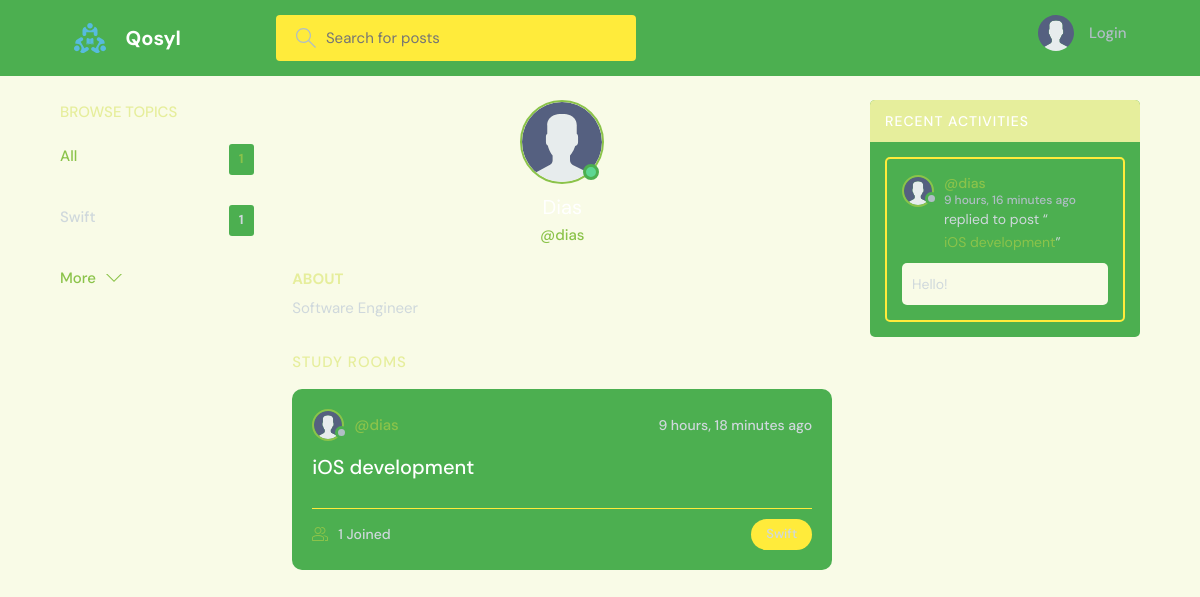
The app's page /profile/2/ with its own data.
### users/models.py (models this page shows, shortened)
class Topic(models.Model):
    name = models.CharField(max_length=200)

class User(AbstractUser):
    name = models.CharField(max_length=200, null=True)
    email = models.EmailField(unique=True, null=True)
    bio = models.TextField(null=True)
    avatar = models.ImageField(null=True, default="avatar.svg")
    USERNAME_FIELD = 'email'
    REQUIRED_FIELDS = []

### rooms/models.py (models this page shows)
class Room(models.Model):
    host = models.ForeignKey(settings.AUTH_USER_MODEL, on_delete=models.SET_NULL, null=True)
    topic = models.ForeignKey('users.Topic', on_delete=models.SET_NULL, null=True)
    name = models.CharField(max_length=200)
    description = models.TextField(null=True, blank=True)
    participants = models.ManyToManyField(settings.AUTH_USER_MODEL, related_name='participants', blank=True)
    updated = models.DateTimeField(auto_now=True)
    created = models.DateTimeField(auto_now_add=True)
    class Meta:
        ordering = ['-updated', '-created']
    def __str__(self):
        return self.name

### chat/models.py (models this page shows, shortened)
class Message(models.Model):
    user = models.ForeignKey(settings.AUTH_USER_MODEL, on_delete=models.CASCADE)
    room = models.ForeignKey(Room, on_delete=models.CASCADE)
    body = models.TextField()
    updated = models.DateTimeField(auto_now=True)
    created = models.DateTimeField(auto_now_add=True)
    class Meta:
        ordering = ['-updated', '-created']

### users/views.py (the view)
# urls.py: path('profile/<str:pk>/', views.userProfile, name="user-profile"),
def userProfile(request, pk):
    user = User.objects.get(id=pk)
    rooms = user.room_set.all()
    room_messages = user.message_set.all()
    topics = Topic.objects.all()
    context = {'user': user, 'rooms': rooms,
               'room_messages': room_messages, 'topics': topics}
    return render(request, 'users/profile.html', context)

### users/templates/users/profile.html (shortened to what this page needs)
{% extends 'main.html' %}
{% block content %}
<main class="profile-page layout layout--3">
  <div class="container">
    {% include 'users/topics_component.html' %}
    <div class="roomList">
      <div class="profile">
        <div class="profile__avatar">
          <div class="avatar avatar--large active">
            <img src="{{user.avatar.url}}" />
          </div>
        </div>
        <div class="profile__info">
          <h3>{{user.name}}</h3>
          <p>@{{user.username}}</p>
        </div>
        <div class="profile__about">
          <h3>About</h3>
          <p>
            {{user.bio}}
          </p>
        </div>
      </div>
      <div class="roomList__header">
        <div>
          <h2>Study Rooms</a>
          </h2>
        </div>
      </div>
      {% include 'base/feed_component.html' %}
    </div>
    {% include 'chat/activity_component.html' %}
  </div>
</main>
{% endblock content %}

### templates/main.html (shortened to what this page needs)
<!DOCTYPE html>
{% load static %}
<html lang="en">
<head>
    <link rel="stylesheet" href="{% static 'styles/style.css' %}" />
</head>
<body>
    {% include 'navbar.html' %}
    {% block content %}
    {% endblock %}
</body>
</html>

### templates/navbar.html (shortened to what this page needs)
{% load static %}
<header class="header header--loggedIn">
    <div class="container">
        <a href="{% url 'home' %}" class="header__logo">
            <img src="{% static 'images/logo.svg' %}" />
            <h1>Qosyl</h1>
        </a>
        <form class="header__search" method="GET" action="{% url 'home' %}">
            <label>
                <input name="q" placeholder="Search for posts" />
            </label>
        </form>
        <nav class="header__menu">
            {% if request.user.is_authenticated %}
            <div class="header__user">
                <a href="{% url 'update-user' %}">
                    <div class="avatar avatar--medium active">
                        <img src="{{request.user.avatar.url}}" />
                    </div>
                    <p>{{request.user.username}} <span>@{{request.user.username}}</span></p>
                </a>
                <button class="dropdown-button">
                    <svg version="1.1" xmlns="http://www.w3.org/2000/svg" width="32" height="32" viewBox="0 0 32 32">
                        <title>chevron-down</title>
                        <path d="M16 21l-13-13h-3l16 16 16-16h-3l-13 13z"></path>
                    </svg>
                </button>
            </div>
            {% else %}
            <a href="{% url 'login' %}">
                <img src="{% static 'images/avatar.svg' %}" />
                <p>Login</p>
            </a>
            {% endif %}
        </nav>
    </div>
</header>

### users/templates/users/topics_component.html
<div class="topics">
    <div class="topics__header">
        <h2>Browse Topics</h2>
    </div>
    <ul class="topics__list">
        <li>
            <a href="{% url 'home' %}" class="active">All <span>{{topics.count}}</span></a>
        </li>
        {% for topic in topics %}
        <li>
            <a href="{% url 'home' %}?q={{topic.name}}">{{topic.name}}<span>{{topic.room_set.all.count}}</span></a>
        </li>
        {% endfor %}
    </ul>
    <a class="btn btn--link" href="{% url 'topics' %}">
        More
        <svg version="1.1" xmlns="http://www.w3.org/2000/svg" width="32" height="32" viewBox="0 0 32 32">
            <title>chevron-down</title>
            <path d="M16 21l-13-13h-3l16 16 16-16h-3l-13 13z"></path>
        </svg>
    </a>
</div>

### base/templates/base/feed_component.html (shortened to what this page needs)
{% for room in rooms %}
<div class="roomListRoom">
    <div class="roomListRoom__header">
        <a href="{% url 'user-profile' room.host.id %}" class="roomListRoom__author">
            <div class="avatar avatar--small">
                <img src="{{room.host.avatar.url}}" />
            </div>
            <span>@{{room.host.username}}</span>
        </a>
        <div class="roomListRoom__actions">
            <span>{{room.created|timesince}} ago</span>
        </div>
    </div>
    <div class="roomListRoom__content">
        <a href="{% url 'room' room.id %}">{{room.name}}</a>
    </div>
    <div class="roomListRoom__meta">
        <a href="{% url 'room' room.id %}" class="roomListRoom__joined">
            {{room.participants.all.count}} Joined
        </a>
        <p class="roomListRoom__topic">{{room.topic.name}}</p>
    </div>
</div>
{% endfor %}

### chat/templates/chat/activity_component.html (shortened to what this page needs)
<div class="activities">
    <div class="activities__header">
        <h2>Recent Activities</h2>
    </div>
    {% for message in room_messages %}
    <div class="activities__box">
        <div class="activities__boxHeader roomListRoom__header">
            <a href="{% url 'user-profile' message.user.id %}" class="roomListRoom__author">
                <div class="avatar avatar--small">
                    <img src="{{message.user.avatar.url}}" />
                </div>
                <p>
                    @{{message.user.username}}
                    <span>{{message.created|timesince}} ago</span>
                </p>
            </a>
        </div>
        <div class="activities__boxContent">
            <p>replied to post “<a href="{% url 'room' message.room.id %}">{{message.room}}</a>”</p>
            <div class="activities__boxRoomContent">{{message.body}}</div>
        </div>
    </div>
    {% endfor %}
</div>

### records on screen
Topic: name "Swift", room_set.all.count "1"
User: avatar (placeholder picture), username "dias", bio "Software Engineer"
Room: host.avatar (placeholder picture), host.username "dias", created "9 hours, 18 minutes", name "iOS development", participants.all.count "1"
Message: user.avatar (placeholder picture), user.username "dias", created "9 hours, 16 minutes", room "iOS development", body "Hello!"

### other values on screen
{{ topics.count }} "1"
